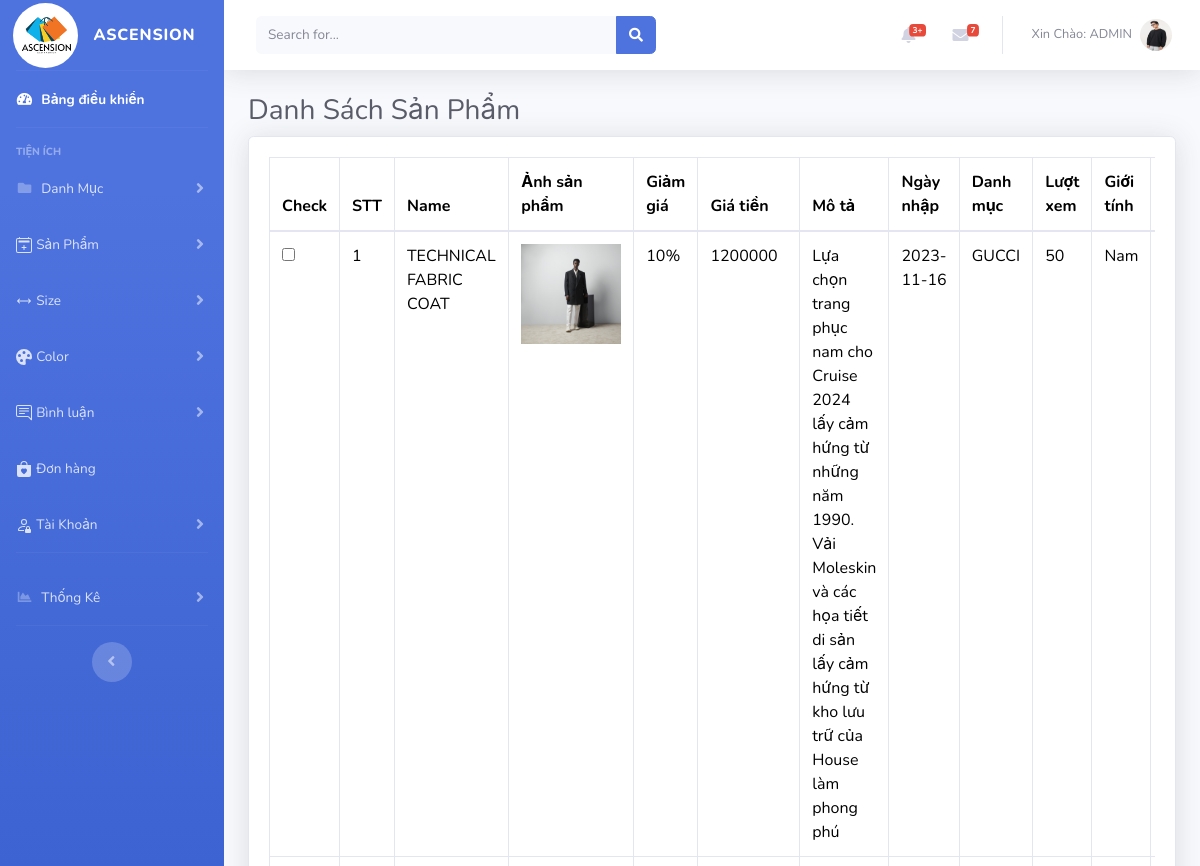
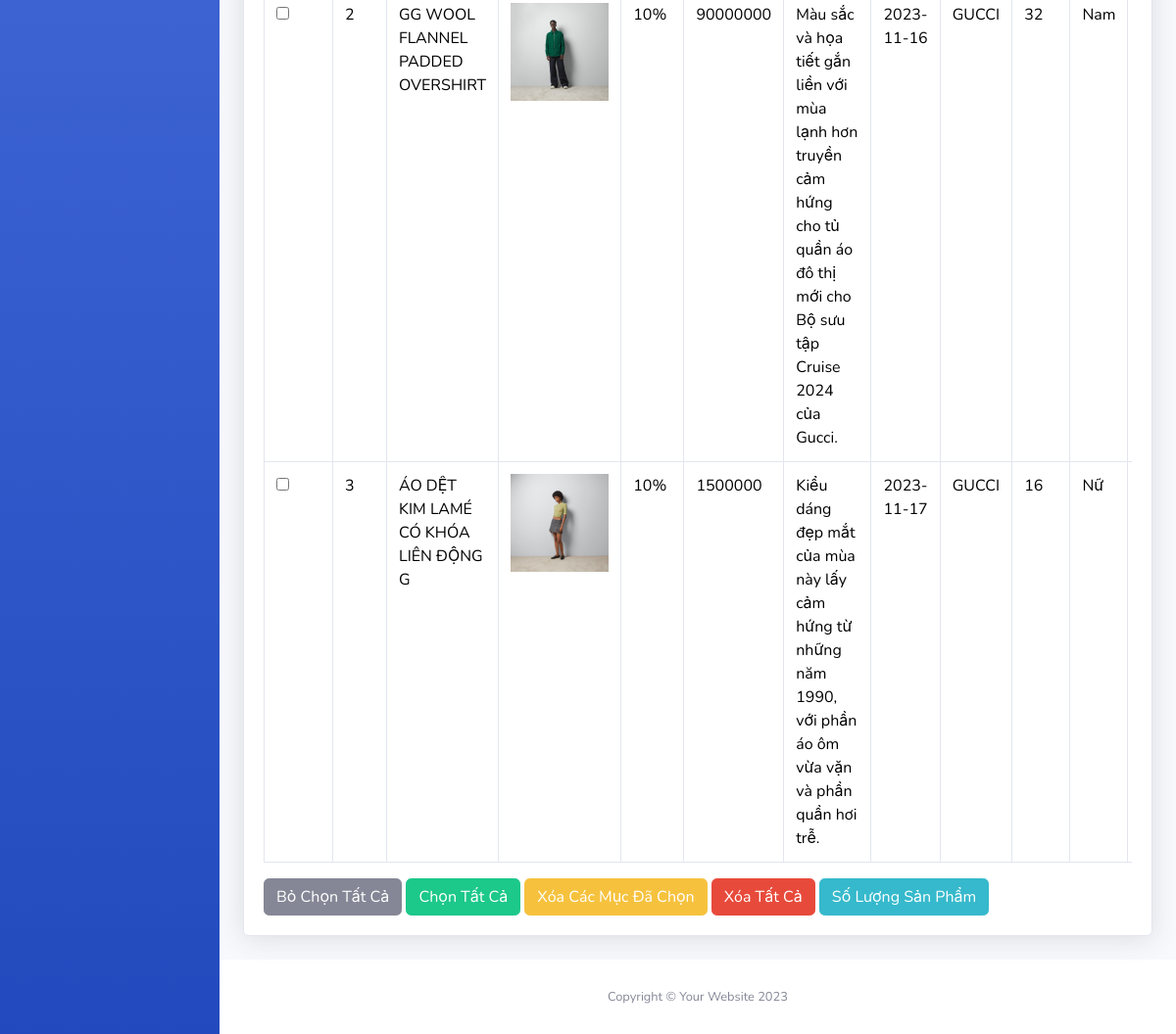
Before: /admin/index.php?act=sanpham_danmuc&iddm=2 (signed in) with the older database file (2 pictures, top to bottom).
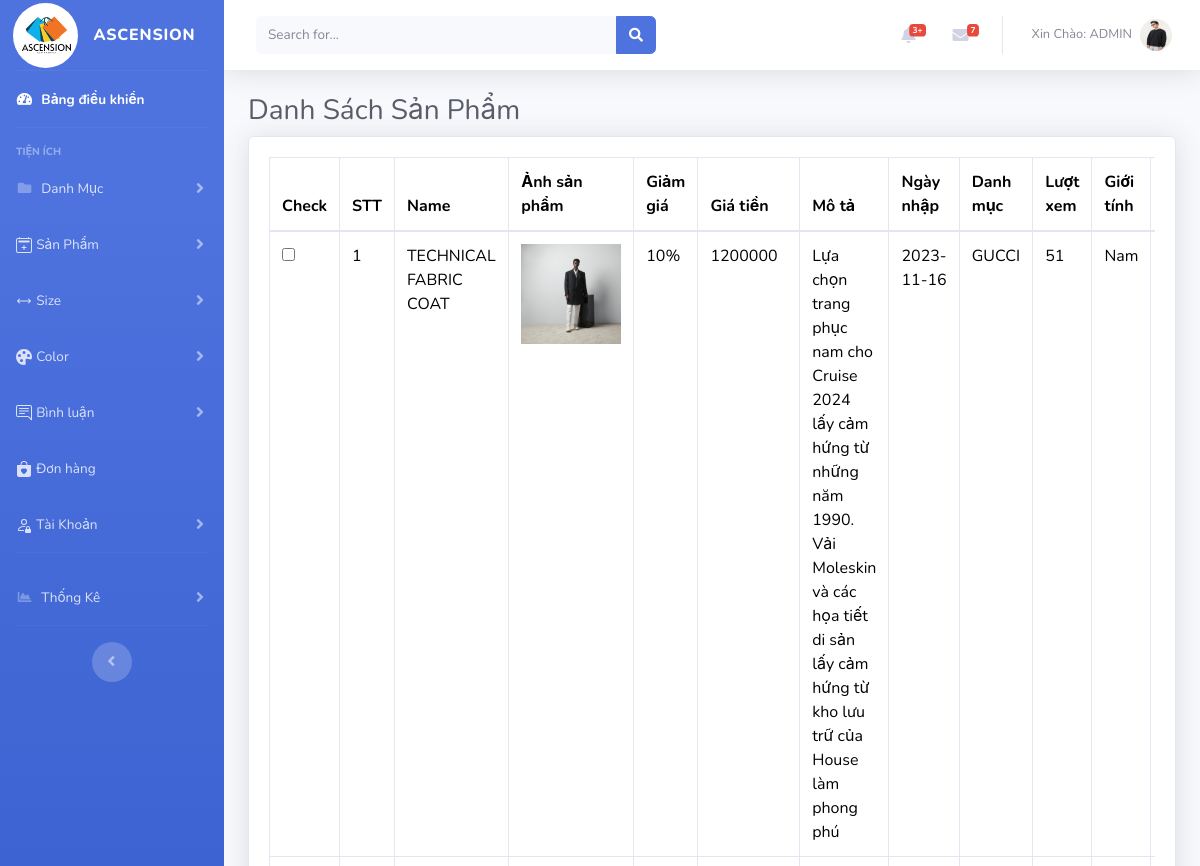
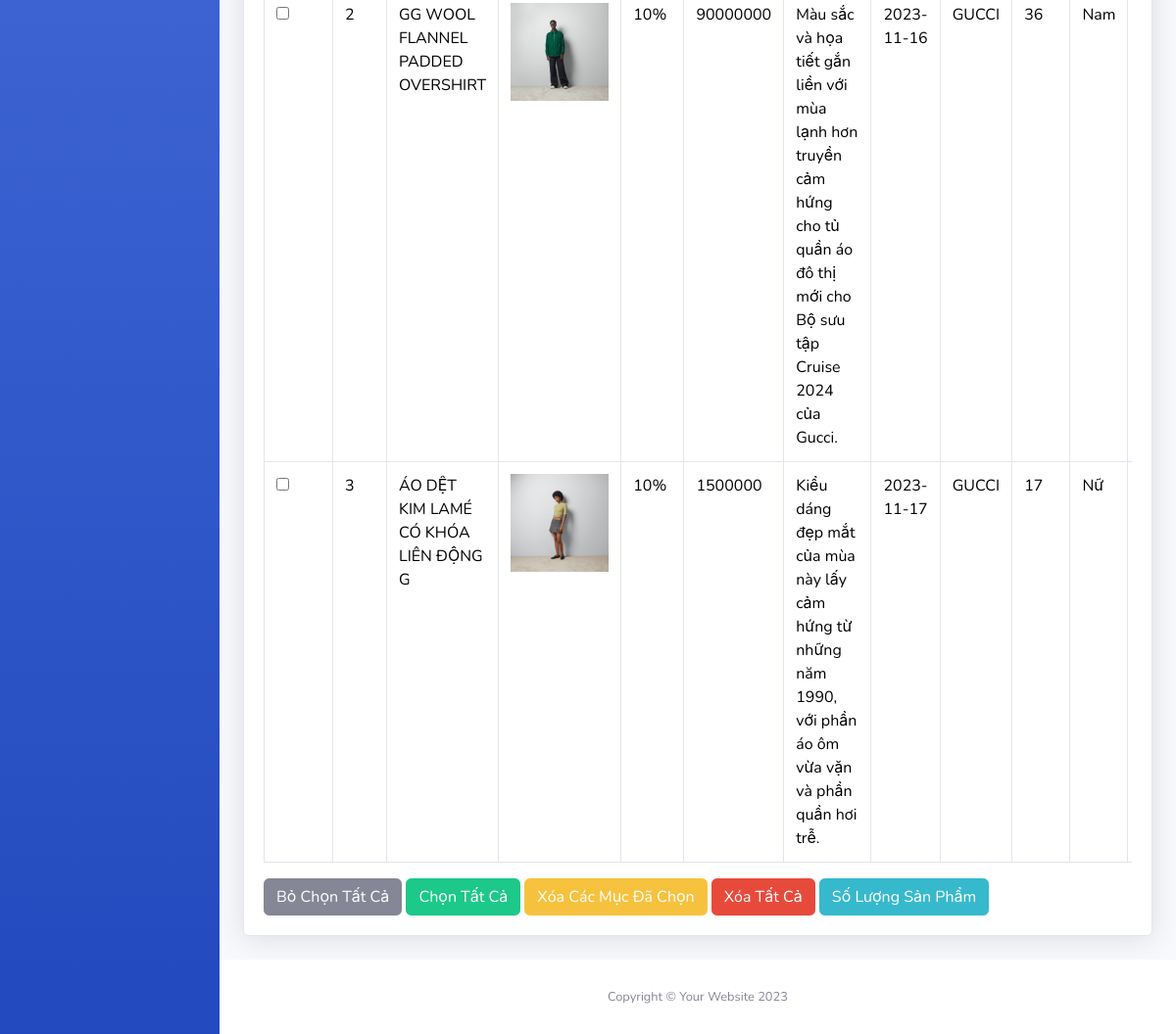
After: the same page with the newer database file (2 pictures, top to bottom).
### tables this page shows
CREATE TABLE `sanpham` (
  `id_sp` int(11) NOT NULL,
  `name_sp` varchar(255) NOT NULL,
  `mo_ngan` text NOT NULL,
  `image_sp` varchar(300) NOT NULL,
  `giam_gia` int(2) DEFAULT 0,
  `gia` int(11) NOT NULL,
  `mo_ta` text NOT NULL,
  `ngay_nhap` date NOT NULL,
  `view` int(11) DEFAULT 0,
  `gioi_tinh` tinyint(4) NOT NULL,
  `id_dm` int(11) NOT NULL
);

CREATE TABLE `danhmuc` (
  `id_dm` int(11) NOT NULL,
  `name_dm` varchar(255) NOT NULL,
  `trang_thai` tinyint(2) NOT NULL DEFAULT 0
);

### model/pdo.php (called while the page is built, shortened)
<?php
function pdo_get_connection(){
    $dburl = "mysql:host=127.0.0.1;dbname=duan1;charset=utf8";
    $username = 'root';
    $password = '';
    $conn = new PDO($dburl, $username, $password);
    $conn->setAttribute(PDO::ATTR_ERRMODE, PDO::ERRMODE_EXCEPTION);
    return $conn;
}
function pdo_query($sql){
    $sql_args = array_slice(func_get_args(), 1);
    try{
        $conn = pdo_get_connection();
        $stmt = $conn->prepare($sql);
        $stmt->execute($sql_args);
        $rows = $stmt->fetchAll();
        return $rows;
    }
    catch(PDOException $e){
        throw $e;
    }
    finally{
        unset($conn);
    }
}

### model/danhmuc.php (called while the page is built, shortened)
<?php
function load_sanpham_all_dm($id)
{
  $sql = "SELECT * FROM sanpham JOIN danhmuc ON sanpham.id_dm = danhmuc.id_dm WHERE danhmuc.id_dm = $id ";
  $sp =   pdo_query($sql);
  return $sp;
}

### admin/sanpham/list_danhmuc.php (the view, shortened to what this page needs)
<div class="container-fluid">
    <h1 class="h3 mb-2 text-gray-800">Danh Sách Sản Phẩm </h1>
    <div class="card shadow mb-4">
        <div class="card-body">
            <div class="table-responsive">
                <table class="table table-bordered" id="dataTable" width="100%" cellspacing="0">
                    <thead>
                        <tr>
                            <th>Check</th>
                            <th>STT</th>
                            <th>Name</th>
                            <th>Ảnh sản phẩm</th>
                            <th>Giảm giá</th>
                            <th>Giá tiền</th>
                            <th>Mô tả</th>
                            <th>Ngày nhập</th>
                            <th>Danh mục</th>
                            <th>Lượt xem</th>
                            <th>Giới tính</th>
                            <th>Chức Năng</th>
                        </tr>
                    </thead>
                    <tbody>
                        <form action="" method="get">
                            <?php foreach ($sanpham as $key => $value) : ?>
                                <tr>
                                    <td><input type="checkbox"></td>
                                    <td><?= $key + 1 ?></td>
                                    <td><?= $value['name_sp'] ?></td>
                                    <td><img src="../assets/uploads/<?= $value['image_sp'] ?>" alt="" width="100"></td>
                                    <td><?= $value['giam_gia'] ?>%</td>
                                    <td><?= $value['gia'] ?></td>
                                    <td><?= $value['mo_ngan'] ?></td>
                                    <td><?= $value['ngay_nhap'] ?></td>
                                    <td><?= $value['name_dm'] ?></td>
                                    <td><?= $value['view'] ?></td>
                                    <td><?php
                                        if ($value['gioi_tinh'] == '0') {
                                            echo "Nam/Nữ";
                                        } else if ($value["gioi_tinh"] == "1") {
                                            echo "Nam";
                                        } else {
                                            echo "Nữ";
                                        }
                                        ?></td>
                                    <td><a href="?act=editsp&idsp=<?= $value['id_sp'] ?>" class="btn btn-success"><i class="bi bi-pencil-square"></i> Sửa</a>
                                    </td>
                                </tr>
                            <?php endforeach ?>
                </table>
                <a href="" type="reset" class="btn btn-secondary">Bỏ Chọn Tất Cả </a>
                <a href="" type="button" class="btn btn-success">Chọn Tất Cả</a>
                <a type="button" class="btn btn-warning" onclick="return confirm('Bạn có muốn xóa không ?')">Xóa Các Mục Đã Chọn</a>
                <a href="" onclick="return confirm('Bạn có muốn xóa không ?')" type="button" class="btn btn-danger">Xóa Tất Cả</a>
                <a href="" type="button" class="btn btn-info">Số Lượng Sản Phẩm</a>
            </div>
        </div>
    </div>
</div>

Changed rows visible on the page:
changed sanpham "TECHNICAL FABRIC COAT": view "50" → "51"
changed sanpham "GG WOOL FLANNEL PADDED OVERSHIRT": view "32" → "36"
changed sanpham "ÁO DỆT KIM LAMÉ CÓ KHÓA LIÊN ĐỘNG G": view "16" → "17"
